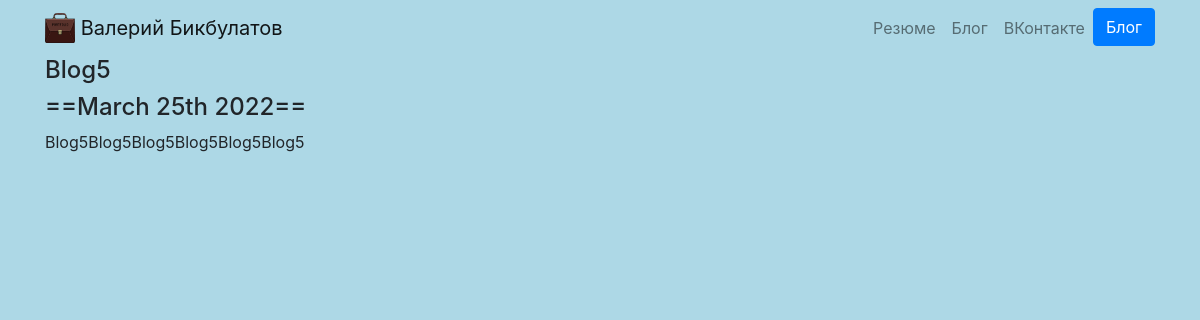
/blog/5/, run on the app's committed database.
### blog/models.py (models this page shows)
class Blog(models.Model):    # БД django Blog связываем с нашей Model
    title= models.CharField(max_length=200)         # в заголовках нашей страницы будет не более 200 символов
    description= models.TextField()
    date=models.DateField()

### blog/views.py (the view)
# urls.py: path('<int:blog_id>/', views.detail, name='detail'),
def detail(request, blog_id):
    blog= get_object_or_404(Blog, pk=blog_id)
    return render(request, 'blog/detail.html', {'blog':blog})

### blog/templates/blog/detail.html
{% extends 'portfolio/base.html' %}
{% block content %}
<h4>{{ blog.title }}</h4>
<h4>=={{ blog.date|date:'F jS Y' }}==</h4>
{{ blog.description|safe|truncatechars:300  }}
{% endblock %}

### portfolio/static/portfolio/css/style.css (style rules this page uses)
body { background-color: lightblue; }

### data on the page
Blog: title "Blog5", date "March 25th 2022", description "Blog5Blog5Blog5Blog5Blog5Blog5"
